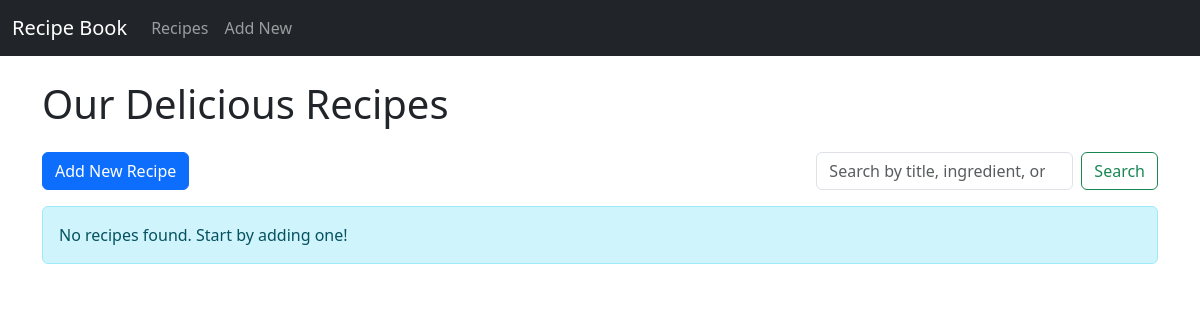
Page /recipes/ on the earlier database version.
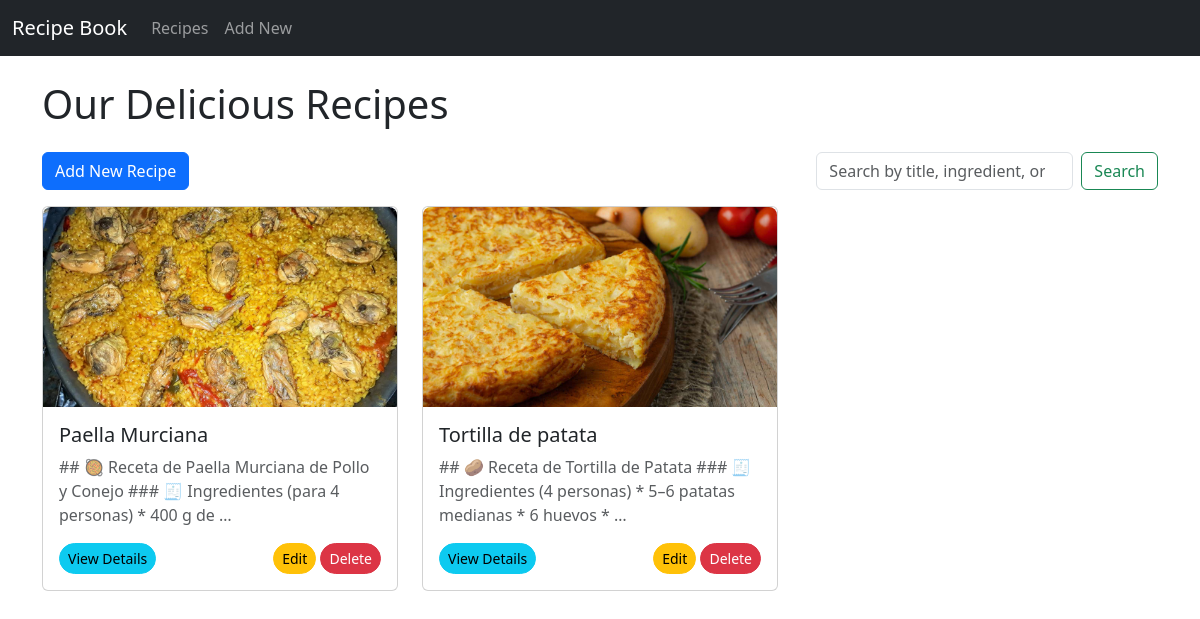
Same page on the later database version.
### recipes/models.py (models this page shows, shortened)
class Recipe(models.Model):
    title = models.CharField(
        max_length=200,
        unique=True,  # Ensure recipe titles are unique for easy identification
        help_text="The name of the recipe."
    )
    image = models.ImageField(
        upload_to='recipe_images/',  # Images will be stored in media/recipe_images/
        blank=True,  # Image is optional
        null=True,   # Allows the database column to be NULL
        help_text="Upload an image for the recipe. Optional."
    )
    image_url = models.URLField(
        max_length=500,
        blank=True,
        null=True,
        help_text="Alternatively, provide a URL for the recipe image. Optional."
    )
    ingredients = models.TextField(
        help_text="List all ingredients, separated by newlines or commas. Markdown formatting allowed."
    )
    steps = models.TextField(
        help_text="Provide step-by-step instructions for preparing the recipe. Markdown formatting allowed."
    )
    created_at = models.DateTimeField(
        auto_now_add=True,  # Automatically sets the creation timestamp when the object is first created
        help_text="The date and time when the recipe was added."
    )
    updated_at = models.DateTimeField(
        auto_now=True,      # Automatically updates the timestamp every time the object is saved
        help_text="The date and time when the recipe was last updated."
    )
    class Meta:
        ordering = ['title']
        verbose_name = "Recipe"
        verbose_name_plural = "Recipes"
    def get_absolute_url(self):
        return reverse('recipes:recipe_detail', args=[str(self.id)])
    def get_image_display_url(self):
        if self.image:
            return self.image.url
        elif self.image_url:
            return self.image_url
        return 'https://via.placeholder.com/150?text=No+Image' # Placeholder if neither is provided

### recipes/views.py (the view)
# urls.py: path('', views.RecipeListView.as_view(), name='recipe_list'),
class RecipeListView(ListView):
    model = Recipe
    template_name = 'recipes/recipe_list.html'
    context_object_name = 'recipes'
    paginate_by = 9 # Example pagination: 9 recipes per page
    def get_queryset(self):
        queryset = super().get_queryset() # Get the default ordered queryset
        query = self.request.GET.get('q') # Get the search query from the URL parameter 'q'
        if query:
            queryset = queryset.filter(
                Q(title__icontains=query) |
                Q(ingredients__icontains=query) |
                Q(steps__icontains=query)
            ).distinct() # Use .distinct() to avoid duplicate results if a recipe matches multiple Q conditions
        return queryset
    def get_context_data(self, **kwargs):
        context = super().get_context_data(**kwargs)
        context['search_query'] = self.request.GET.get('q', '') # Pass the search query back to the template
        return context

### recipes/templates/recipes/recipe_list.html (shortened to what this page needs)
{% extends 'base.html' %}
{% block content %}
    <div class="container mt-4">
        <h1 class="mb-4">Our Delicious Recipes</h1>
        <div class="d-flex justify-content-between align-items-center mb-3">
            <a href="{% url 'recipes:recipe_create' %}" class="btn btn-primary">Add New Recipe</a>
            <form class="d-flex" method="GET" action="{% url 'recipes:recipe_list' %}">
                <input class="form-control me-2" type="search" placeholder="Search by title, ingredient, or step" aria-label="Search" name="q" value="{{ search_query }}">
                <button class="btn btn-outline-success" type="submit">Search</button>
            </form>
        </div>
        {% if recipes %}
            <div class="row">
                {% for recipe in recipes %}
                    <div class="col-md-4 mb-4">
                        <div class="card h-100">
                            {% if recipe.image or recipe.image_url %}
                                <img src="{{ recipe.get_image_display_url }}" class="card-img-top" alt="{{ recipe.title }}" style="height: 200px; object-fit: cover; border-radius: 0.5rem 0.5rem 0 0;">
                            {% else %}
                                <img src="https://placehold.co/200x200/cccccc/333333?text=No+Image" class="card-img-top" alt="No image available" style="height: 200px; object-fit: cover; border-radius: 0.5rem 0.5rem 0 0;">
                            {% endif %}
                            <div class="card-body d-flex flex-column">
                                <h5 class="card-title">{{ recipe.title }}</h5>
                                <p class="card-text text-muted">{{ recipe.ingredients|truncatewords:20 }}</p>
                                <div class="mt-auto d-flex justify-content-between">
                                    <a href="{{ recipe.get_absolute_url }}" class="btn btn-sm btn-info rounded-pill">View Details</a>
                                    <div>
                                        <a href="{% url 'recipes:recipe_update' pk=recipe.pk %}" class="btn btn-sm btn-warning rounded-pill">Edit</a>
                                        <a href="{% url 'recipes:recipe_delete' pk=recipe.pk %}" class="btn btn-sm btn-danger rounded-pill">Delete</a>
                                    </div>
                                </div>
                            </div>
                        </div>
                    </div>
                {% endfor %}
            </div>
        {% else %}
            <p class="alert alert-info">
                {% if search_query %}
                    No recipes found matching "{{ search_query }}".
                {% else %}
                    No recipes found. Start by adding one!
                {% endif %}
            </p>
        {% endif %}
    </div>
{% endblock %}

Differences in the rows shown:
added Recipe: get_image_display_url (picture), title "Paella Murciana", ingredients "## 🥘 Receta de Paella Murciana de Pollo y Conejo ### 🧾 Ingredientes (para 4 personas) * 400 g de …"
added Recipe: get_image_display_url (picture), title "Tortilla de patata", ingredients "## 🥔 Receta de Tortilla de Patata ### 🧾 Ingredientes (4 personas) * 5–6 patatas medianas * 6 huevos * …"
Other differences:
text no longer shown: "No recipes found. Start by adding one!"
